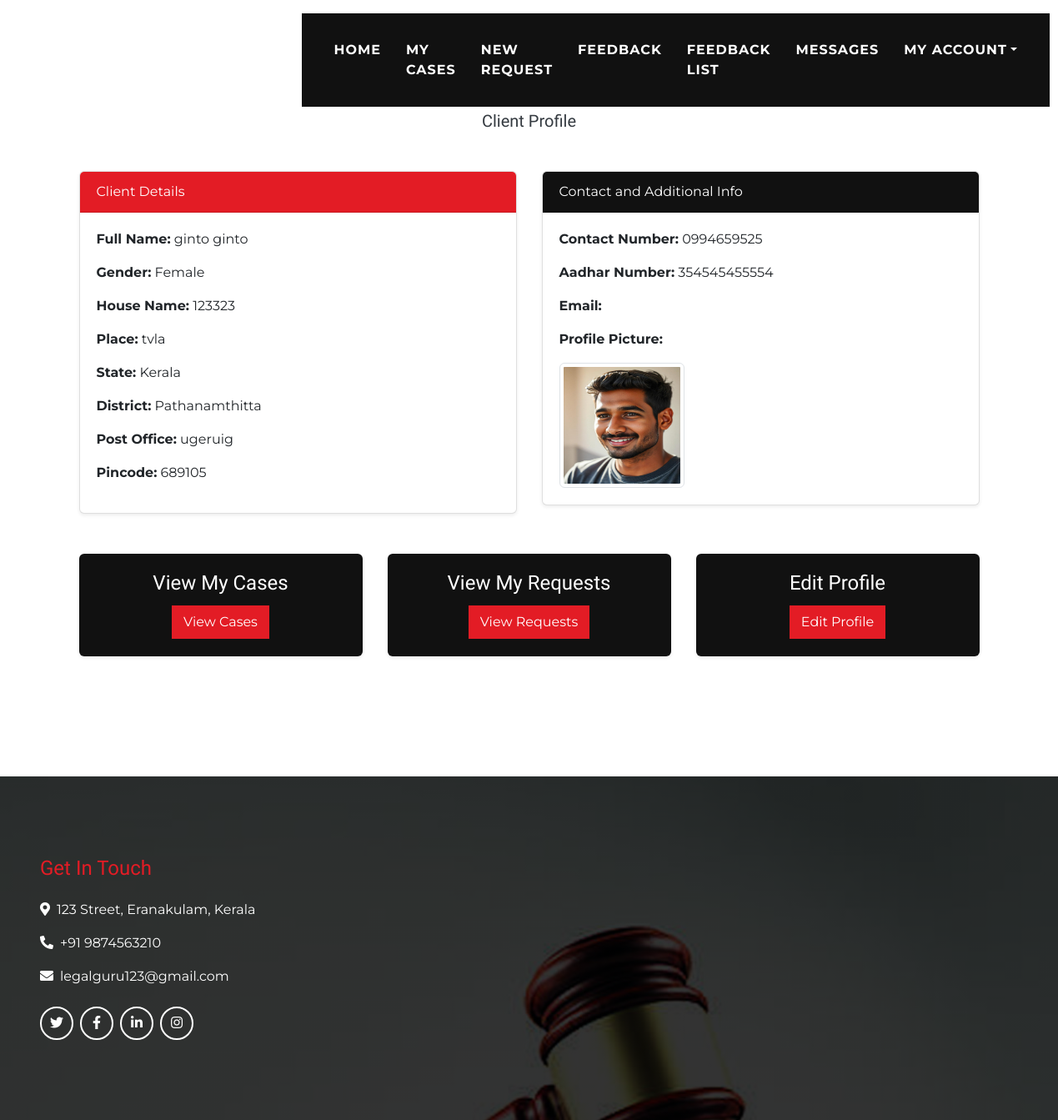
The app's page /client/clientprofile (signed in) with its own data.
### client/models.py (models this page shows, shortened)
class ClientRegistration(models.Model):
    user = models.OneToOneField(User, on_delete=models.CASCADE)  # Linking client to a User model
    name = models.CharField(max_length=20)
    gender = models.CharField(max_length=10)
    hname = models.CharField(max_length=40)
    place = models.CharField(max_length=50)
    state = models.CharField(max_length=10)
    district = models.CharField(max_length=20)
    postoffice = models.CharField(max_length=20)
    pin = models.CharField(max_length=10)
    type= models.CharField(default='client',max_length=10)
    email = models.EmailField(max_length=50)
    contactno = models.CharField(max_length=12)
    image = models.ImageField(upload_to='client_images/', null=True, blank=True)  # Assuming images will be uploaded
    aadharno = models.BigIntegerField()  # Aadhar number as a large integer

### client/views.py (the view)
# urls.py: path('clientprofile',views.clientprofile,name='clientprofile'),
def clientprofile(request):
    client = get_object_or_404(ClientRegistration, user=request.user)
    return render(request, 'clientprofile.html', {'client': client})

### templates/clientprofile.html
{% extends "clientbase.html" %}
{% load static %}
{% block content %}
<div class="container py-5">
    <div class="text-center mb-5">
        <h4 class="text-primary font-weight-bold">Welcome, {{ client.user.first_name }} {{ client.user.last_name }}</h4>
        <h5 class="font-weight-light">Client Profile</h5>
    </div>
    <div class="row">
        <div class="col-md-6 mb-4">
            <div class="card shadow-sm">
                <div class="card-header bg-primary text-white">
                    Client Details
                </div>
                <div class="card-body">
                    <p><strong>Full Name:</strong> {{ client.name }}</p>
                    <p><strong>Gender:</strong> {{ client.gender }}</p>
                    <p><strong>House Name:</strong> {{ client.hname }}</p>
                    <p><strong>Place:</strong> {{ client.place }}</p>
                    <p><strong>State:</strong> {{ client.state }}</p>
                    <p><strong>District:</strong> {{ client.district }}</p>
                    <p><strong>Post Office:</strong> {{ client.postoffice }}</p>
                    <p><strong>Pincode:</strong> {{ client.pin }}</p>
                </div>
            </div>
        </div>
        <div class="col-md-6 mb-4">
            <div class="card shadow-sm">
                <div class="card-header bg-secondary text-white">
                    Contact and Additional Info
                </div>
                <div class="card-body">
                    <p><strong>Contact Number:</strong> {{ client.contactno }}</p>
                    <p><strong>Aadhar Number:</strong> {{ client.aadharno }}</p>
                    <p><strong>Email:</strong> {{ client.email }}</p>
                    <p><strong>Profile Picture:</strong></p>
                    {% if client.image %}
                        <img src="{{ client.image.url }}" alt="Profile Picture" class="img-thumbnail" style="width: 150px; height: 150px;">
                    {% else %}
                        <p>No profile picture uploaded.</p>
                    {% endif %}
                </div>
            </div>
        </div>
    </div>
    <div class="row mt-4">
        <div class="col-md-4">
            <div class="card shadow-sm bg-secondary text-white">
                <div class="card-body text-center">
                    <h4 class="card-title">View My Cases</h4>
                    <a href="{% url 'clientcase' %}" class="btn btn-primary">View Cases</a>
                </div>
            </div>
        </div>
        <div class="col-md-4">
            <div class="card shadow-sm bg-secondary text-white">
                <div class="card-body text-center">
                    <h4 class="card-title">View My Requests</h4>
                    <a href="#" class="btn btn-primary">View Requests</a>
                </div>
            </div>
        </div>
        <div class="col-md-4">
            <div class="card shadow-sm bg-secondary text-white">
                <div class="card-body text-center">
                    <h4 class="card-title">Edit Profile</h4>
                    <a href="#" class="btn btn-primary">Edit Profile</a>
                </div>
            </div>
        </div>
    </div>
</div>
{% endblock %}

### records on screen
ClientRegistration: name "ginto ginto", gender "Female", hname "123323", place "tvla", state "Kerala", district "Pathanamthitta", postoffice "ugeruig", pin "689105", contactno "0994659525", aadharno "354545455554", image (picture)
